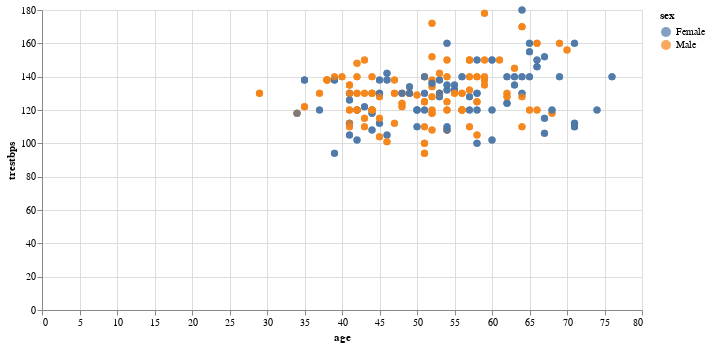

The cell this chart's notebook holds for it:
### Code cell
input_dropdown = alt.binding_select(options=list(set(heart.cp)))

selected_points = alt.selection_single(fields=['cp'], bind=input_dropdown, name='Select this')

color = alt.condition(selected_points,
 alt.Color('sex:N'),
 alt.value('lightgray'))

alt.Chart(HeartDisease).mark_circle(size=50).encode(
 x='age:Q',
 y='trestbps:Q',
 color=color,
 tooltip=['age', 'sex', 'chol', 'thalach', 'target']
).add_selection(selected_points).properties(width=600,height=300)

### Figure 1 — Vega-Lite specification as saved in the notebook (floating-point values rounded to 4 significant figures; data arrays with more than 128 entries replaced by an {"elided": "..."} marker saying what was removed)
{"config": {"view": {"continuousWidth": 400, "continuousHeight": 300}}, "data": {"name": "data-da87ede59a0ecb3fe79b17c2b439206e"}, "mark": {"type": "circle", "size": 50}, "encoding": {"color": {"condition": {"field": "sex", "type": "nominal", "selection": "Select this"}, "value": "lightgray"}, "tooltip": [{"field": "age", "type": "quantitative"}, {"field": "sex", "type": "nominal"}, {"field": "chol", "type": "quantitative"}, {"field": "thalach", "type": "quantitative"}, {"field": "target", "type": "nominal"}], "x": {"field": "age", "type": "quantitative"}, "y": {"field": "trestbps", "type": "quantitative"}}, "height": 300, "selection": {"Select this": {"type": "single", "fields": ["cp"], "bind": {"input": "select", "options": ["atypical angina", "non-anginal pain", "typical angina", "asymptomatic"]}}}, "width": 600, "$schema": "https://vega.github.io/schema/vega-lite/v4.17.0.json", "datasets": {"data-da87ede59a0ecb3fe79b17c2b439206e": {"elided": "526 records"}}}
